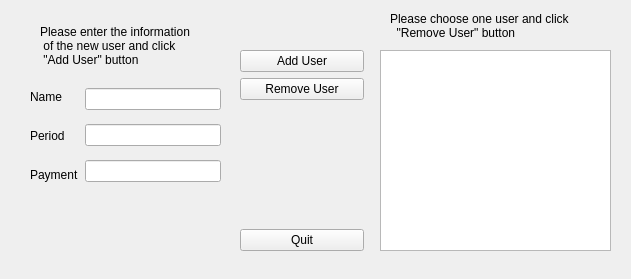
<?xml version="1.0" encoding="UTF-8"?>
<ui version="4.0">
 <class>UserSettingDialog</class>
 <widget class="QDialog" name="UserSettingDialog">
  <property name="geometry">
   <rect>
    <x>0</x>
    <y>0</y>
    <width>631</width>
    <height>279</height>
   </rect>
  </property>
  <property name="windowTitle">
   <string>Dialog</string>
  </property>
  <property name="locale">
   <locale language="English" country="UnitedStates"/>
  </property>
  <widget class="QWidget" name="layoutWidget">
   <property name="geometry">
    <rect>
     <x>30</x>
     <y>80</y>
     <width>191</width>
     <height>111</height>
    </rect>
   </property>
   <layout class="QHBoxLayout" name="TextLableLayout">
    <item>
     <layout class="QVBoxLayout" name="LabelLayout">
      <item>
       <widget class="QLabel" name="NameLabel">
        <property name="text">
         <string>Name</string>
        </property>
       </widget>
      </item>
      <item>
       <widget class="QLabel" name="PeriodLabel">
        <property name="text">
         <string>Period</string>
        </property>
       </widget>
      </item>
      <item>
       <widget class="QLabel" name="PaymentLabel">
        <property name="text">
         <string>Payment</string>
        </property>
       </widget>
      </item>
     </layout>
    </item>
    <item>
     <layout class="QVBoxLayout" name="TextLayout">
      <item>
       <widget class="QLineEdit" name="NameText"/>
      </item>
      <item>
       <widget class="QLineEdit" name="PeriodText"/>
      </item>
      <item>
       <widget class="QLineEdit" name="PaymentText"/>
      </item>
     </layout>
    </item>
   </layout>
  </widget>
  <widget class="QTableView" name="tableView">
   <property name="geometry">
    <rect>
     <x>380</x>
     <y>50</y>
     <width>231</width>
     <height>201</height>
    </rect>
   </property>
  </widget>
  <widget class="QLabel" name="InfoLabel">
   <property name="geometry">
    <rect>
     <x>40</x>
     <y>20</y>
     <width>191</width>
     <height>51</height>
    </rect>
   </property>
   <property name="text">
    <string>Please enter the information
 of the new user and click 
 &quot;Add User&quot; button</string>
   </property>
  </widget>
  <widget class="QWidget" name="layoutWidget">
   <property name="geometry">
    <rect>
     <x>240</x>
     <y>50</y>
     <width>124</width>
     <height>201</height>
    </rect>
   </property>
   <layout class="QVBoxLayout" name="verticalLayout">
    <item>
     <widget class="QPushButton" name="AddButton">
      <property name="focusPolicy">
       <enum>Qt::NoFocus</enum>
      </property>
      <property name="text">
       <string>Add User</string>
      </property>
     </widget>
    </item>
    <item>
     <widget class="QPushButton" name="RemoveButton">
      <property name="focusPolicy">
       <enum>Qt::NoFocus</enum>
      </property>
      <property name="text">
       <string>Remove User</string>
      </property>
     </widget>
    </item>
    <item>
     <spacer name="verticalSpacer">
      <property name="orientation">
       <enum>Qt::Vertical</enum>
      </property>
      <property name="sizeHint" stdset="0">
       <size>
        <width>20</width>
        <height>40</height>
       </size>
      </property>
     </spacer>
    </item>
    <item>
     <widget class="QPushButton" name="QuitButton">
      <property name="focusPolicy">
       <enum>Qt::NoFocus</enum>
      </property>
      <property name="text">
       <string>Quit</string>
      </property>
     </widget>
    </item>
   </layout>
  </widget>
  <widget class="QLabel" name="InfoLabel_2">
   <property name="geometry">
    <rect>
     <x>390</x>
     <y>10</y>
     <width>251</width>
     <height>31</height>
    </rect>
   </property>
   <property name="text">
    <string>Please choose one user and click 
  &quot;Remove User&quot; button</string>
   </property>
  </widget>
  <zorder>layoutWidget</zorder>
  <zorder>layoutWidget</zorder>
  <zorder>tableView</zorder>
  <zorder>InfoLabel</zorder>
  <zorder>InfoLabel_2</zorder>
 </widget>
 <resources/>
 <connections/>
</ui>
